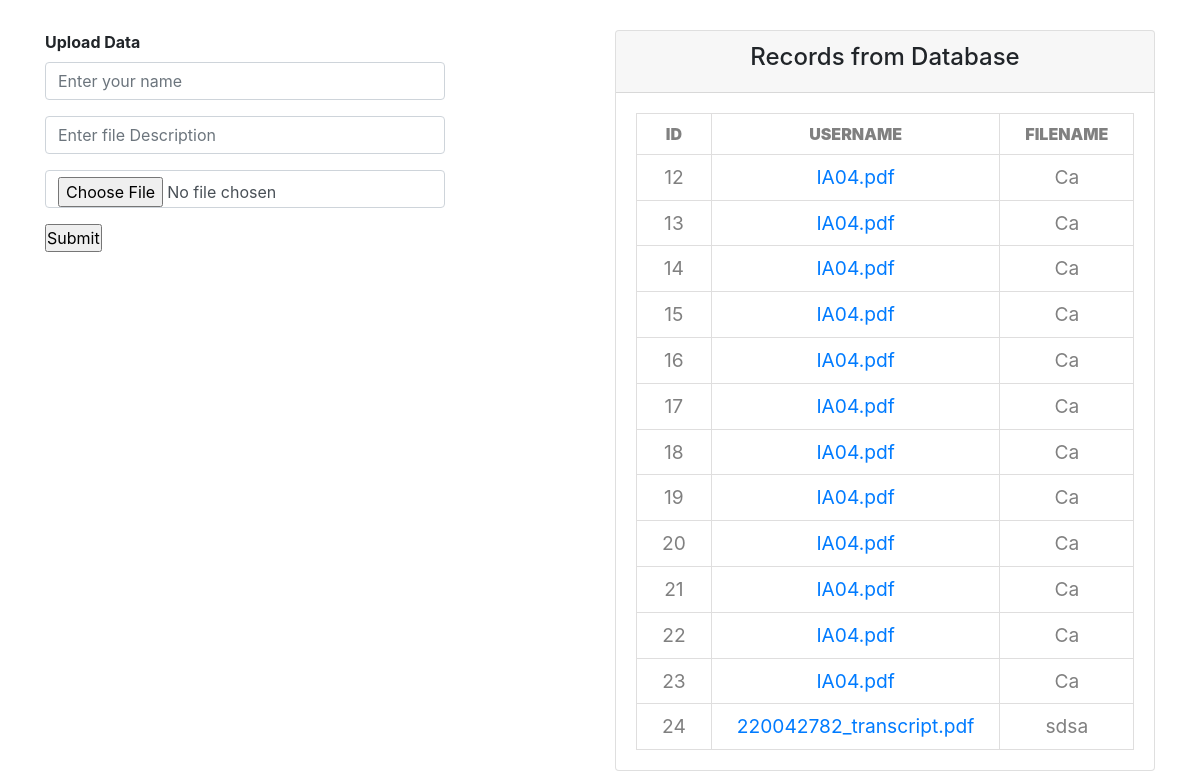
/upload.php, run on the app's committed database.
### tables this page shows
CREATE TABLE `pdf` (
  `pdfID` int(11) NOT NULL,
  `fileName` varchar(200) NOT NULL,
  `userName` varchar(200) NOT NULL,
  `pdfDescription` varchar(200) NOT NULL
);

### upload.php (the view, shortened to what this page needs)
<?php include 'dbcon.php'; ?>
<!DOCTYPE html>
<html lang="en">
<head>
    <link rel="stylesheet" href=
    "https://cdn.jsdelivr.net/npm/bootstrap@4.6.1/dist/css/bootstrap.min.css">
    <link rel="stylesheet" href="style/uploadStyle.css">
</head>
<body>
<div class="container" style="margin-top:30px">
    <div class="row">
        <div class="col-lg-6 col-md-6 col-12">
            <strong>Upload Data</strong>
            <form method="post" enctype="multipart/form-data">
                <div class="form-input py-2">
                    <div class="form-group">
                        <input type="text" class="form-control"
                               placeholder="Enter your name" name="name">
                    </div>
                    <div class="form-group">
                        <input type="text" class="form-control"
                               placeholder="Enter file Description" name="Description">
                    </div>
                    <div class="form-group">
                        <input type="file" name="pdf_file"
                               class="form-control" accept=".pdf" required/>
                    </div>
                    <div class="form-group">
                        <input type="submit"
                               class="btnRegister" name="submit" value="Submit">
                    </div>
                </div>
            </form>
        </div>
        <div class="col-lg-6 col-md-6 col-12">
            <div class="card">
                <div class="card-header text-center">
                    <h4>Records from Database</h4>
                </div>
                <div class="card-body">
                    <div class="table-responsive">
                        <table>
                            <thead>
                            <th>ID</th>
                            <th>UserName</th>
                            <th>FileName</th>
                            </thead>
                            <tbody>
                            <?php
                            $selectQuery = "select * from pdf";
                            $squery = mysqli_query($con, $selectQuery);
                            while (($result = mysqli_fetch_assoc($squery))) {
                                ?>
                                <tr>
                                    <td><?php echo $result['pdfID']; ?></td>
                                    <td><a href="./pdf/<?php echo $result['fileName']; ?>" download><?php echo $result['fileName']; ?></a></td>
                                    <td><?php echo $result['userName']; ?></td>
                                </tr>
                                <?php
                            }
                            ?>
                            </tbody>
                        </table>
                    </div>
                </div>
            </div>
        </div>
    </div>
</body>
</html>

### style/uploadStyle.css (style rules this page uses)
* { margin: 0; padding: 0; box-sizing: border-box; }
body { justify-content: center; align-items: center; }
.form-input { max-width: 400px; }
table { border-collapse: collapse; background-color: #fff; border-radius: 10px; margin: auto; }
th,td { border: 1px solid #dfdede; padding: 8px 25px; justify-content: center; text-align: center; align-items: center; color: grey; }
th { text-transform: uppercase; font-weight: 900; }
td { font-size: 1.2rem; }

### data on the page
pdf: pdfID "12", fileName "IA04.pdf", userName "Ca"
pdf: pdfID "13", fileName "IA04.pdf", userName "Ca"
pdf: pdfID "14", fileName "IA04.pdf", userName "Ca"
pdf: pdfID "15", fileName "IA04.pdf", userName "Ca"
pdf: pdfID "16", fileName "IA04.pdf", userName "Ca"
pdf: pdfID "17", fileName "IA04.pdf", userName "Ca"
pdf: pdfID "18", fileName "IA04.pdf", userName "Ca"
pdf: pdfID "19", fileName "IA04.pdf", userName "Ca"
pdf: pdfID "20", fileName "IA04.pdf", userName "Ca"
pdf: pdfID "21", fileName "IA04.pdf", userName "Ca"
pdf: pdfID "22", fileName "IA04.pdf", userName "Ca"
pdf: pdfID "23", fileName "IA04.pdf", userName "Ca"
pdf: pdfID "24", fileName "220042782_transcript.pdf", userName "sdsa"
